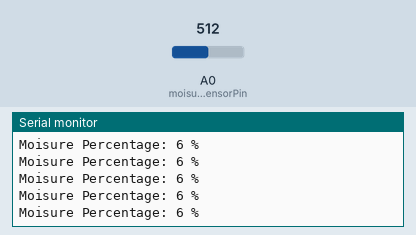
Recording of a sketch running on a simulated Arduino Uno, built with avr-gcc and run on an emulated ATmega328P. On the bench: the last lines printed to the serial monitor. The inputs (shaded band) are chosen by the test bench; at power-on: A0 (moisureSensorPin) = 512.

Above: at 1.2 s.
1.3 s: A0 (moisureSensorPin) set to 547
At 2.2 s:
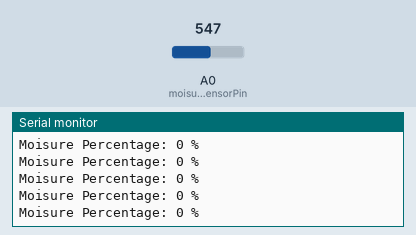
4.3 s: A0 (moisureSensorPin) set to 572
At 5.4 s:
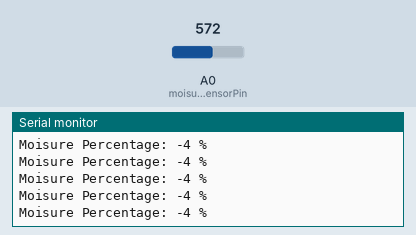
10.3 s: A0 (moisureSensorPin) set to 503
At 11.4 s:
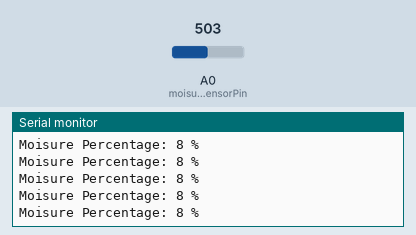
13.3 s: A0 (moisureSensorPin) set to 480
At 14.0 s:
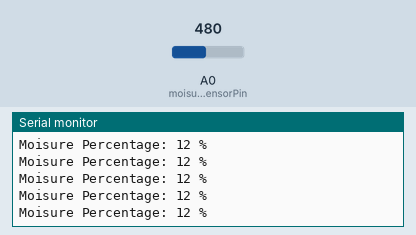
Timing chart, 0 to 16.3 s (numbered marks = the images above; inputs shaded):
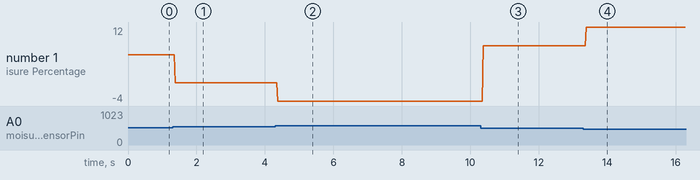

Measured:
- after the input at 1.3 s, the serial monitor: prints a new line after 0.08 s (image 1)
- after the input at 4.3 s, the serial monitor: prints a new line after 0.07 s (image 2)
- after the input at 10.3 s, the serial monitor: prints a new line after 0.07 s (image 3)
- after the input at 13.3 s, the serial monitor: prints a new line after 0.09 s (image 4)
- plotted number 1: 6 → 0 after the input at 1.3 s, 0 → -4 after the input at 4.3 s, -4 → 8 after the input at 10.3 s, 8 → 12 after the input at 13.3 s

The sketch:

moisureSensor.ino
```cpp
/*
 * Projecr Name : IOT based water level indicator
 * Project repository link : https://github.com/sashuu6/CET-MCA-S5-MiniProject-IOT_based_Water_Level_Indicator
 * File name : moisureSensor.ino
 * Author : Sashwat K
 * Created on : 17 Oct 2019
 * Last updated : 17 Oct 2019
 * Microcontroller : Atmega 328p
 * Pins used : Moisure sensor - A0
 * Purpose : Diagnose moisure sensor testing
 */

 int moisureSensorPin = A0;
 int moisurePercentage;

void setup() {
  // put your setup code here, to run once:
  pinMode(moisureSensorPin,INPUT);
  Serial.begin(9600);
}

void loop() {
  // put your main code here, to run repeatedly:
  moisurePercentage = analogRead(moisureSensorPin);
  moisurePercentage = map(moisurePercentage,550,0,0,100);
  Serial.print("Moisure Percentage: ");Serial.print(moisurePercentage);Serial.println(" %");
}
```
